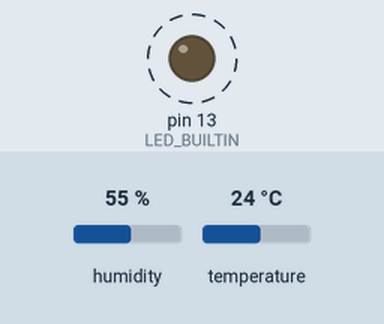
This sketch was run on a simulated Arduino Uno, built with avr-gcc and run on an emulated ATmega328P. On the bench: output pins drawn as LEDs (lit = HIGH). Dashed ring = blinking. Inputs (shaded band) come from the test bench; at power-on: humidity 55 %, temperature 24 °C. What the sketch prints to the serial monitor is not drawn.

Above: at 0.2 s.
Timing chart, 0 to 4.7 s (numbered marks = the images above):
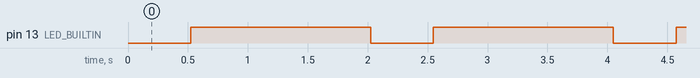

Measured:
- by itself, pin 13 (LED_BUILTIN): alternates HIGH for 1.5 s and LOW for 0.52 s

The sketch:

dh11_tempsensor.ino
```cpp
#include "DHT.h"

#define DHT_TYPE DHT11

const int DHT_PIN = 5;
DHT dht(DHT_PIN, DHT_TYPE);

void setup() {
  pinMode(LED_BUILTIN, OUTPUT);
  Serial.begin(9600);
  dht.begin();
}

// runs over and over again
void loop() {
  digitalWrite(LED_BUILTIN, LOW);
  delay(500);

  float h = dht.readHumidity();
  float t = dht.readTemperature();

  Serial.print("Temperatur: ");
  Serial.print(t);
  Serial.print("°C, Luftfeuchtigkeit: ");
  Serial.print(h);
  Serial.println("%");
  digitalWrite(LED_BUILTIN, HIGH);
  delay(500);
  delay(1000);
}
```
